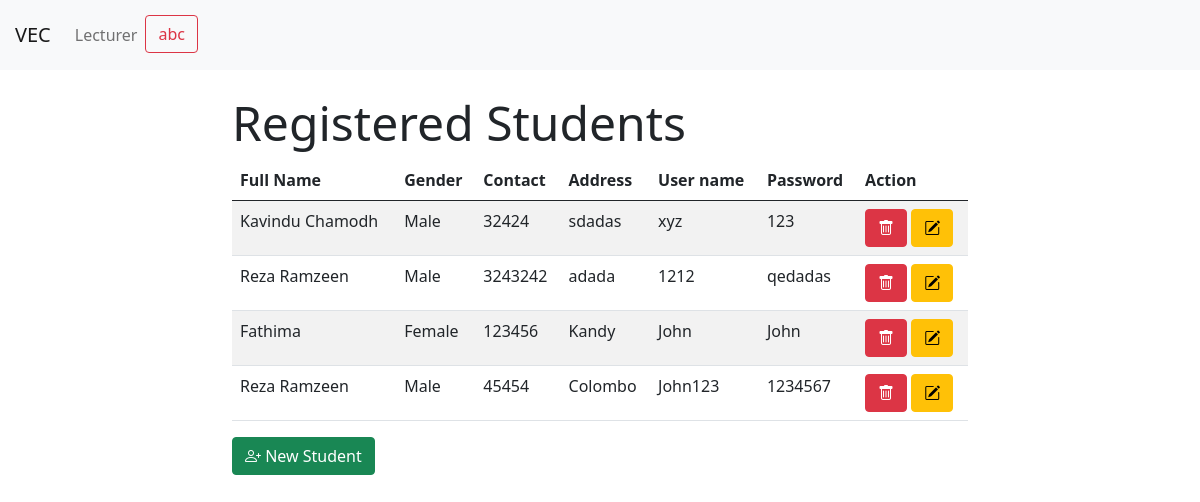
/StuList.php (signed in), run on the app's committed database.
### tables this page shows
CREATE TABLE IF NOT EXISTS `student` (
  `id` int(10) NOT NULL AUTO_INCREMENT,
  `fullname` varchar(255) NOT NULL,
  `gender` varchar(100) NOT NULL,
  `contact` varchar(100) NOT NULL,
  `address` varchar(255) NOT NULL,
  `username` varchar(255) NOT NULL,
  `password` varchar(255) NOT NULL,
  PRIMARY KEY (`id`)
);

### StuList.php (the view, shortened to what this page needs)
<?php
include 'connection.php';
$sql = "SELECT * FROM student";
$result = mysqli_query($conn,$sql);
?>
<!DOCTYPE html>
<html lang="en">
<head>
    <link href="https://cdn.jsdelivr.net/npm/bootstrap@5.0.1/dist/css/bootstrap.min.css" rel="stylesheet">
    <link rel="stylesheet" href="https://cdn.jsdelivr.net/npm/bootstrap-icons@1.5.0/font/bootstrap-icons.css">
</head>
<body>
<?php include 'nav.php'; ?>
  <div class="container">
    <div class="row">
      <div class="col-md-8 offset-md-2">
      <h1 class="display-5 mt-4">Registered Students</h1>
        <table class="table table-striped">
          <thead>
            <tr>
              <th scope="col">Full Name</th>
              <th scope="col">Gender</th>
              <th scope="col">Contact</th>
              <th scope="col">Address</th>
              <th scope="col">User name</th>
              <th scope="col">Password</th>
              <th scope="col">Action</th>
            </tr>
          </thead>
          <tbody>
            <?php
            if(mysqli_num_rows($result) > 0){
              while($row = mysqli_fetch_assoc($result)){
                echo "<tr>";
                  echo "<td>".$row['fullname']."</td>";
                  echo "<td>".$row['gender']."</td>";
                  echo "<td>".$row['contact']."</td>";
                  echo "<td>".$row['address']."</td>";
                  echo "<td>".$row['username']."</td>";
                  echo "<td>".$row['password']."</td>";
                  echo "<td>
                  <a class=\"btn btn-danger\" href=StuDel.php?stuid=".$row['id']."><i class=\"bi bi-trash\"></i></a>
                  <a class=\"btn btn-warning\" href=StuEdit.php?id=".$row['id']."><i class=\"bi bi-pencil-square\"></i></a></td>";
                echo "</tr>";
              }
            }else{
            echo "No records in student table!";
            }
            ?>
          </tbody>
        </table>
        <a class="btn btn-success" href="StuReg.php"><i class="bi bi-person-plus"></i> New Student</a>
      </div>
    </div>
  </div>
</body>
</html>

### data on the page
student: fullname "Kavindu Chamodh", gender "Male", contact "32424", address "sdadas", username "xyz", password "123"
student: fullname "Reza Ramzeen", gender "Male", contact "3243242", address "adada", username "1212", password "qedadas"
student: fullname "Fathima", gender "Female", contact "123456", address "Kandy", username "John", password "John"
student: fullname "Reza Ramzeen", gender "Male", contact "45454", address "Colombo", username "John123", password "1234567"

### other printed values
$_SESSION['loggeduser'] "abc"
